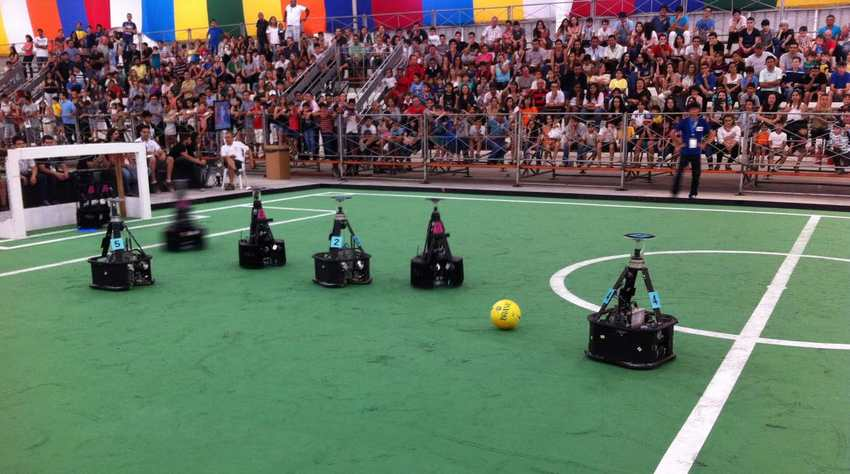
#> input picture TP_Vision/robocup.png, 850 x 474 px
$ python mabite.py
#> lines starting #> are read from the running program, lines starting #| are printed output that depends on the picture
# importing library for plotting
from matplotlib import pyplot as plt
import cv2
print(cv2.__version__)
import numpy as np
img = cv2.imread("robocup.png")
#> img is the input picture: shape (474, 850, 3); mean B, G, R 95.4, 111.4, 99.1
#cv2.imshow('RoboCup␣image', img)
cv2.waitKey(0)
img = cv2.cvtColor(img, cv2.COLOR_BGR2HSV)
#> img: shape (474, 850, 3); mean H, S, V 90.7, 93.3, 126.9
#Conversion de l’image en niveaux de gris
imageGray = cv2.cvtColor(img, cv2.COLOR_BGR2GRAY)
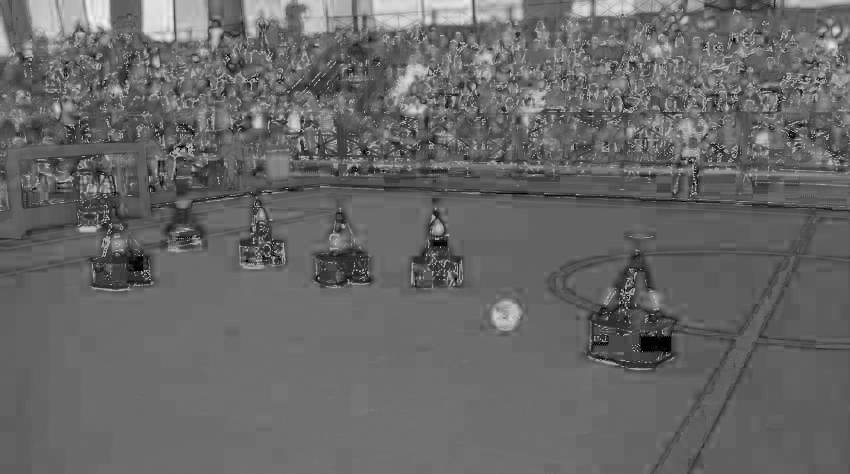
#> imageGray: shape (474, 850); min 0, max 242, mean 103
cv2.imshow("Grayscale", imageGray)
#Calcul de l’histogramme
hist,bins = np.histogram(imageGray.flatten(),256,[0,256])
#> hist = 256 values, max 25071 at index 108, min 0 at index 243, mean 1573.8; bins = 257 values from 0 to 256
#Calcul de l’histogramme cumule
cdf = hist.cumsum()
#> cdf = 256 values from 39 to 402900
cdf_normalized = cdf * float(hist.max()) / cdf.max()
#> cdf_normalized = 256 values from 2.43 to 25071
#Affichage de l’histogramme cumule en bleu
plt.plot(cdf_normalized, color = "b")
#Affichage de l’histogramme en rouge
plt.hist(imageGray.flatten(),256,[0,256], color = "r")
plt.xlim([0,256])
plt.legend(("cdf","histogram"), loc = "upper left")
plt.show()
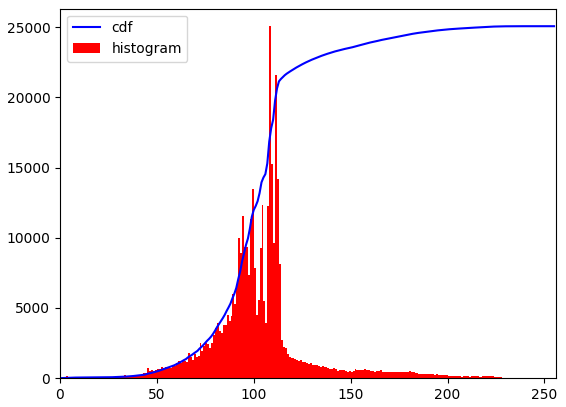
#> figure drawn by matplotlib, 1 panel; tallest bar 25071 high, from x = 108 to 109; curve peaks at x = 242, y = 25071

#Egalisation de l’histogramme
imgEqu = cv2.equalizeHist(imageGray)
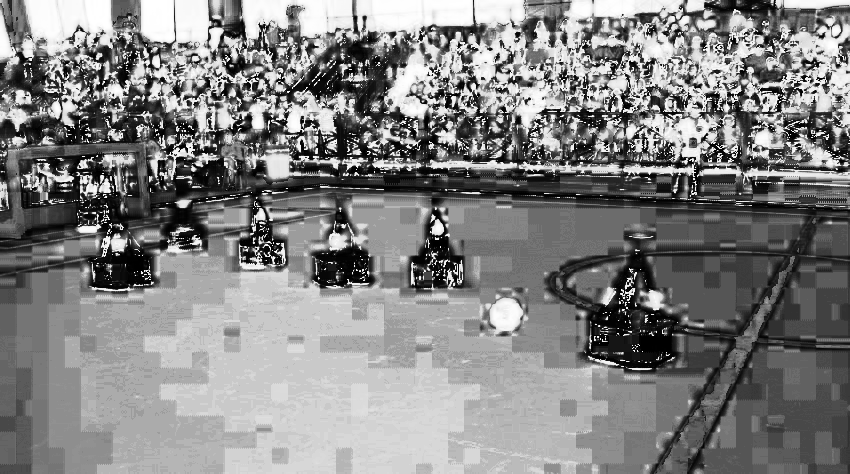
#> imgEqu: shape (474, 850); min 0, max 255, mean 130.2
#Calcul de l’histogramme egalise
histEq,binsEq = np.histogram(imgEqu.flatten(),256,[0,256])
#> histEq = 256 values, max 25071 at index 171, min 0 at index 22, mean 1573.8; binsEq = 257 values from 0 to 256
#Calcul de l’histogramme écumul éégalis
cdfEq = histEq.cumsum()
#> cdfEq = 256 values from 824 to 402900
cdfEq_normalized = cdfEq * float(histEq.max()) / cdfEq.max()
#> cdfEq_normalized = 256 values from 51.27 to 25071
#Affichage de l’image egalisee
cv2.imshow("Image éégalise", imgEqu)
cv2.waitKey(0)
plt.clf()

#Affichage de l’histogramme egalise cumule en bleu
plt.plot(cdfEq_normalized, color = "b")
#Affichage de l’histogramme egalise en rouge
plt.hist(imgEqu.flatten(),256,[0,256], color = "r")
plt.xlim([0,256])
plt.legend(("cdfEq","histogramEq"), loc = "upper left")
plt.show()
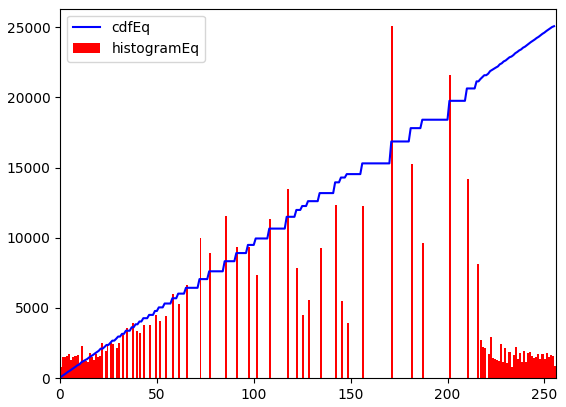
#> figure drawn by matplotlib, 1 panel; tallest bar 25071 high, from x = 171 to 172; curve peaks at x = 255, y = 25071
cv2.waitKey(0)
